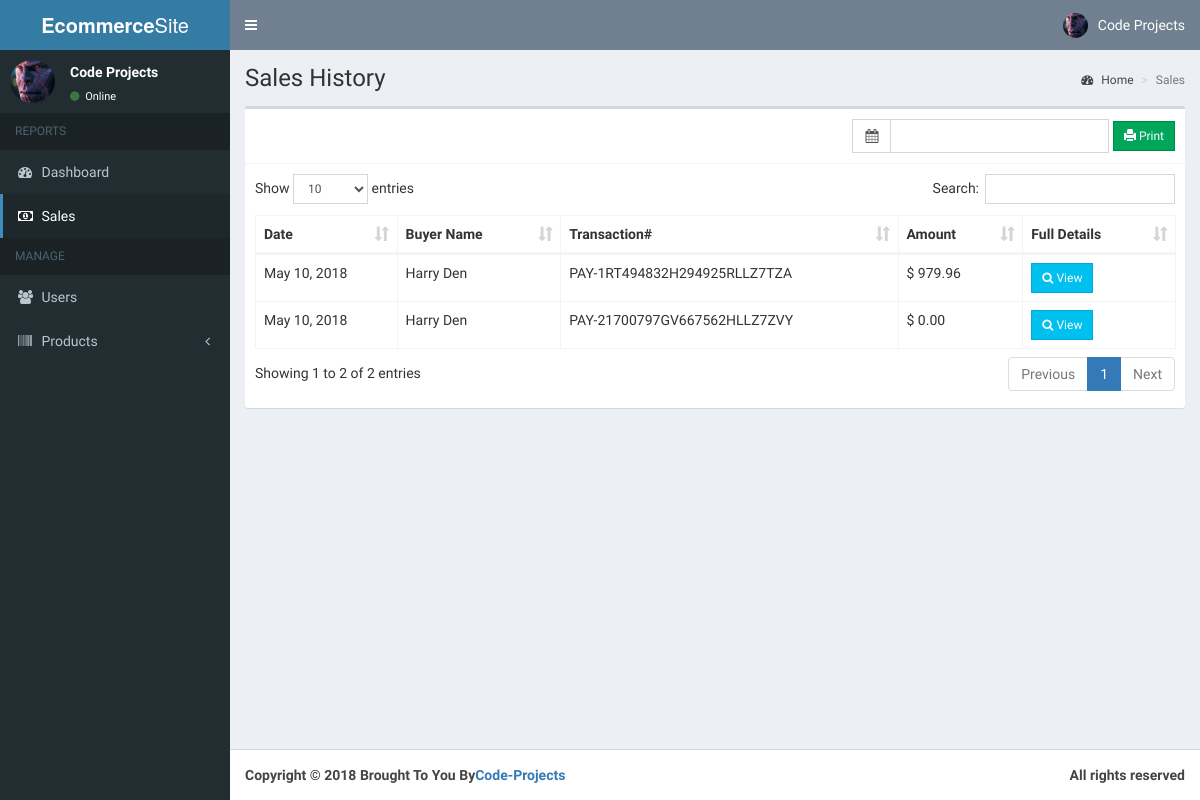
The page /admin/sales.php (signed in) on the database its author committed.
### tables this page shows
CREATE TABLE `users` (
  `id` int(11) NOT NULL,
  `email` varchar(200) NOT NULL,
  `password` varchar(60) NOT NULL,
  `type` int(1) NOT NULL,
  `firstname` varchar(50) NOT NULL,
  `lastname` varchar(50) NOT NULL,
  `address` text NOT NULL,
  `contact_info` varchar(100) NOT NULL,
  `photo` varchar(200) NOT NULL,
  `status` int(1) NOT NULL,
  `activate_code` varchar(15) NOT NULL,
  `reset_code` varchar(15) NOT NULL,
  `created_on` date NOT NULL
);

CREATE TABLE `sales` (
  `id` int(11) NOT NULL,
  `user_id` int(11) NOT NULL,
  `pay_id` varchar(50) NOT NULL,
  `sales_date` date NOT NULL
);

### admin/includes/session.php (called while the page is built, shortened)
<?php
	include '../includes/conn.php';
	$conn = $pdo->open();
	$stmt = $conn->prepare("SELECT * FROM users WHERE id=:id");
	$stmt->execute(['id'=>$_SESSION['admin']]);
	$admin = $stmt->fetch();
?>

### admin/sales.php (the view, shortened to what this page needs)
<?php include 'includes/session.php'; ?>
<?php include 'includes/header.php'; ?>
<body class="hold-transition skin-blue sidebar-mini">
<div class="wrapper">
  <?php include 'includes/navbar.php'; ?>
  <?php include 'includes/menubar.php'; ?>
  <div class="content-wrapper">
    <section class="content-header">
      <h1>
        Sales History
      </h1>
      <ol class="breadcrumb">
        <li><a href="#"><i class="fa fa-dashboard"></i> Home</a></li>
        <li class="active">Sales</li>
      </ol>
    </section>
    <section class="content">
      <div class="row">
        <div class="col-xs-12">
          <div class="box">
            <div class="box-header with-border">
              <div class="pull-right">
                <form method="POST" class="form-inline" action="sales_print.php">
                  <div class="input-group">
                    <div class="input-group-addon">
                      <i class="fa fa-calendar"></i>
                    </div>
                    <input type="text" class="form-control pull-right col-sm-8" id="reservation" name="date_range">
                  </div>
                  <button type="submit" class="btn btn-success btn-sm btn-flat" name="print"><span class="glyphicon glyphicon-print"></span> Print</button>
                </form>
              </div>
            </div>
            <div class="box-body">
              <table id="example1" class="table table-bordered">
                <thead>
                  <th>Date</th>
                  <th>Buyer Name</th>
                  <th>Transaction#</th>
                  <th>Amount</th>
                  <th>Full Details</th>
                </thead>
                <tbody>
                  <?php
                    $conn = $pdo->open();
                    try{
                      $stmt = $conn->prepare("SELECT *, sales.id AS salesid FROM sales LEFT JOIN users ON users.id=sales.user_id ORDER BY sales_date DESC");
                      $stmt->execute();
                      foreach($stmt as $row){
                        $stmt = $conn->prepare("SELECT * FROM details LEFT JOIN products ON products.id=details.product_id WHERE details.sales_id=:id");
                        $stmt->execute(['id'=>$row['salesid']]);
                        $total = 0;
                        foreach($stmt as $details){
                          $subtotal = $details['price']*$details['quantity'];
                          $total += $subtotal;
                        }
                        echo "
                          <tr>
                            <td class='hidden'></td>
                            <td>".date('M d, Y', strtotime($row['sales_date']))."</td>
                            <td>".$row['firstname'].' '.$row['lastname']."</td>
                            <td>".$row['pay_id']."</td>
                            <td>&#36; ".number_format($total, 2)."</td>
                            <td><button type='button' class='btn btn-info btn-sm btn-flat transact' data-id='".$row['salesid']."'><i class='fa fa-search'></i> View</button></td>
                          </tr>
                        ";
                      }
                    }
                    catch(PDOException $e){
                      echo $e->getMessage();
                    }
                  ?>
                </tbody>
              </table>
            </div>
          </div>
        </div>
      </div>
    </section>
  </div>
  	<?php include 'includes/footer.php'; ?>
</div>
</body>
</html>

### admin/includes/navbar.php (shortened to what this page needs)
<header class="main-header">
  <a href="#" class="logo">
    <span class="logo-lg"><b>Ecommerce</b>Site</span>
  </a>
  <nav class="navbar navbar-static-top">
    <a href="#" class="sidebar-toggle" data-toggle="push-menu" role="button">
    </a>
    <div class="navbar-custom-menu">
      <ul class="nav navbar-nav">
        <li class="dropdown user user-menu">
          <a href="#" class="dropdown-toggle" data-toggle="dropdown">
            <img src="<?php echo (!empty($admin['photo'])) ? '../images/'.$admin['photo'] : '../images/profile.jpg'; ?>" class="user-image" alt="User Image">
            <span class="hidden-xs"><?php echo $admin['firstname'].' '.$admin['lastname']; ?></span>
          </a>
        </li>
      </ul>
    </div>
  </nav>
</header>

### admin/includes/menubar.php (shortened to what this page needs)
<aside class="main-sidebar">
  <section class="sidebar">
    <div class="user-panel">
      <div class="pull-left image">
        <img src="<?php echo (!empty($admin['photo'])) ? '../images/'.$admin['photo'] : '../images/profile.jpg'; ?>" class="img-circle" alt="User Image">
      </div>
      <div class="pull-left info">
        <p><?php echo $admin['firstname'].' '.$admin['lastname']; ?></p>
        <a><i class="fa fa-circle text-success"></i> Online</a>
      </div>
    </div>
    <ul class="sidebar-menu" data-widget="tree">
      <li class="header">REPORTS</li>
      <li><a href="home.php"><i class="fa fa-dashboard"></i> <span>Dashboard</span></a></li>
      <li><a href="sales.php"><i class="fa fa-money"></i> <span>Sales</span></a></li>
      <li class="header">MANAGE</li>
      <li><a href="users.php"><i class="fa fa-users"></i> <span>Users</span></a></li>
      <li class="treeview">
        <a href="#">
          <i class="fa fa-barcode"></i>
          <span>Products</span>
          <span class="pull-right-container">
            <i class="fa fa-angle-left pull-right"></i>
          </span>
        </a>
      </li>
    </ul>
  </section>
</aside>

### rows shown on the page
users: photo (picture), firstname "Code", lastname "Projects"
sales: sales_date "May 10, 2018", user.firstname "Harry", user.lastname "Den", pay "PAY-1RT494832H294925RLLZ7TZA", total "979.96"
sales: sales_date "May 10, 2018", user.firstname "Harry", user.lastname "Den", pay "PAY-21700797GV667562HLLZ7ZVY", total "0.00"
